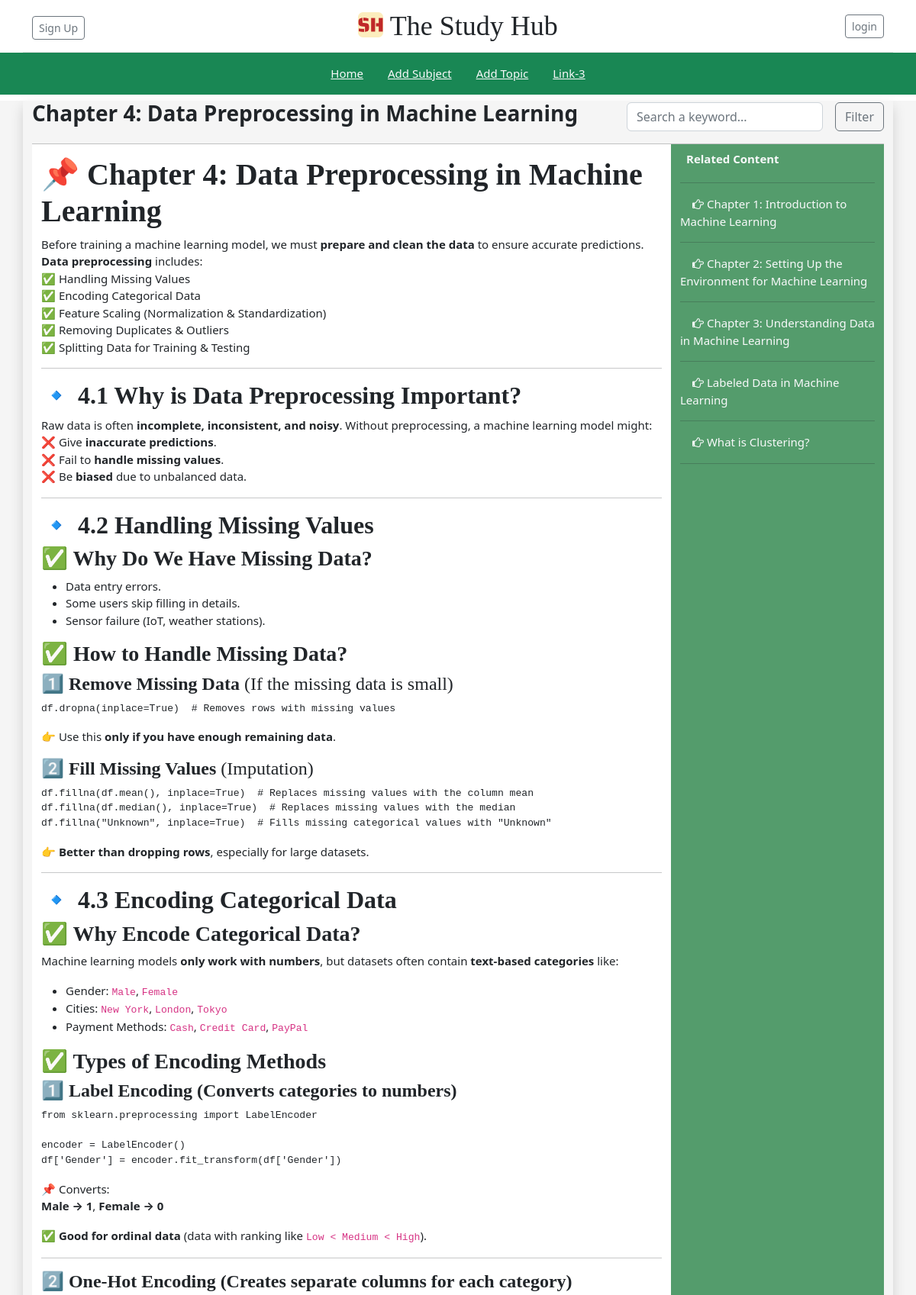
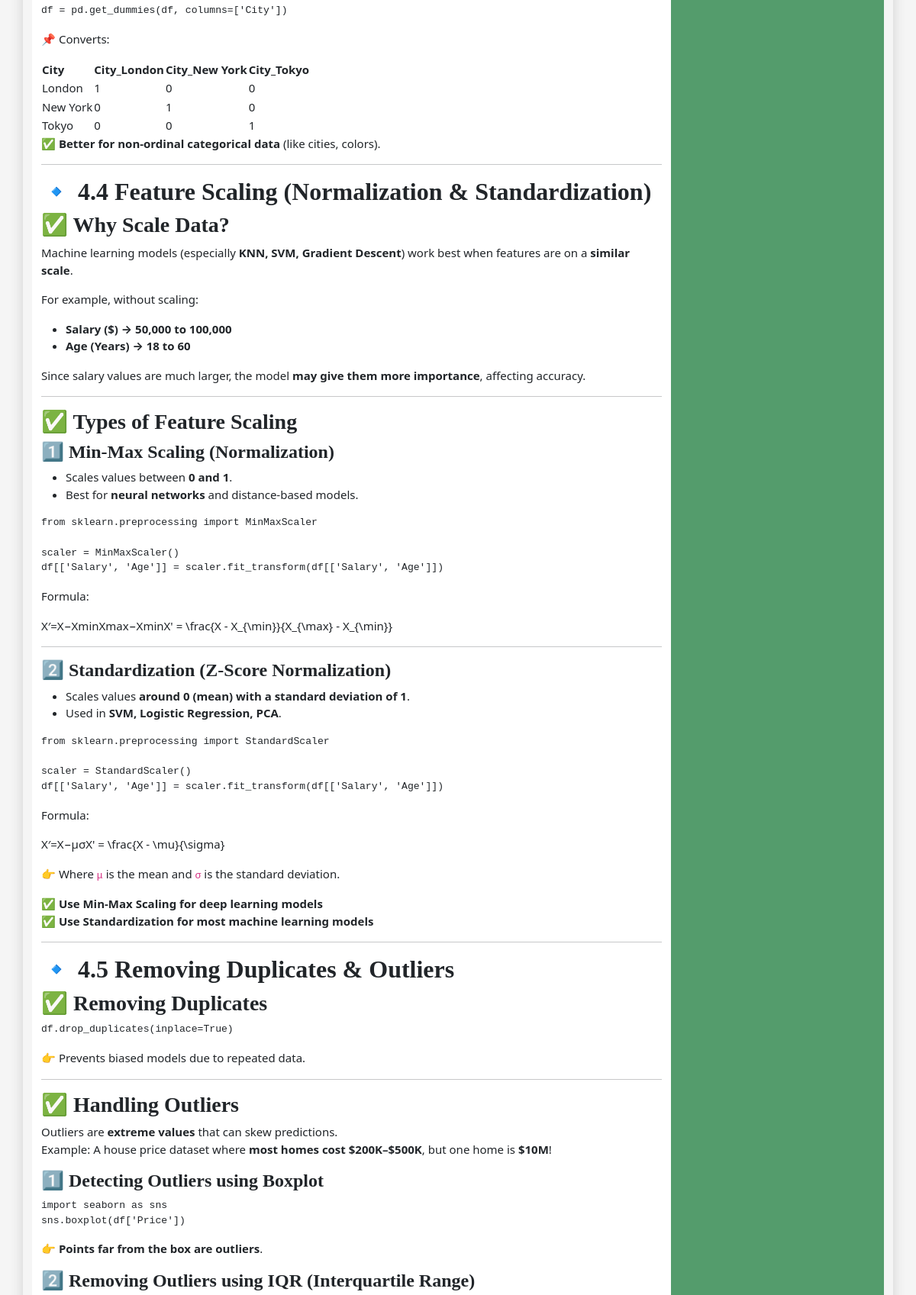
Page /topic-details/?topic=Chapter 4: Data Preprocessing in Machine Learning (upper part) on the committed database (2 pictures, top to bottom).
### study_app/models.py (models this page shows, shortened)
class Topic(models.Model):
    id = models.UUIDField(primary_key=True, default=uuid.uuid4, editable=False)
    subject = models.ForeignKey(Subject, on_delete=models.CASCADE)
    name = models.CharField(max_length=100)
    description = models.TextField()
    created_at = models.DateTimeField(auto_now_add=True)
    updated_at = models.DateTimeField(auto_now=True)

### study_app/views.py (the view)
# urls.py: path("topic-details/", TopicDetailView.as_view(), name="topic_details"),
class TopicDetailView(DetailView):
    model = Topic
    template_name = "study/topic/topic_details.html"
    context_object_name = "topic"  # Custom name for the object
    def get_object(self, queryset=None):
        topic_name = self.request.GET.get("topic")
        return get_object_or_404(Topic, name=topic_name)
    def get_context_data(self, **kwargs):
        context = super().get_context_data(**kwargs)
        topic = self.get_object()
        context["related_topic"] = Topic.objects.filter(subject=topic.subject).exclude(name=topic.name).order_by("name")
        return context

### study_app/context_processors.py (called while the page is built)
def site_context(request):
    title = "The Study Hub"
    return {
        "title":title,
    }

### templates/study/topic/topic_details.html (shortened to what this page needs)
{% extends 'master.html' %}{% load static %}
{% block headblock %}{{ topic.name }}
{% endblock %}
{% block mainblock %}
<div class="container-fluid" style="height: 100vh;">
    <div class="row" style="height: 100%;">
        <div class="col-md-9" style="height: 100%; overflow-y: auto;">
            <p style="text-align: justify;" >
                {{ topic.description|safe }}
            </p>
        </div>
        <div class="col-md-3" style="background-color: rgb(84, 156, 108); height: 100%; overflow-y: auto;">
            <p class="p-1 m-1 text-light fw-bold"> Related Content</p>
            <hr/>
            <ul class="list-unstyled">
                {% for topic in related_topic %}
                    <li>
                        <a  href="{% url 'topic_details' %}?topic={{topic.name|urlencode}}" class="ms-3 text-light">
                            <i class="fa fa-hand-o-right" aria-hidden="true"></i> {{ topic.name }}
                        </a>
                        <hr/>
                    </li>
                {% endfor %}
            </ul>
        </div>
    </div>
</div>
{% endblock %}

### static/home.css (style rules this page uses)
h1, h2, h3, h4, h5, h6 { font-family: "Playfair Display", Georgia, "Times New Roman", serif; }

### templates/master.html (style rules this page uses)
html { box-sizing: border-box; }
*, *::before, *::after { box-sizing: inherit; }
body { font-size: 15px; }
a { text-decoration: none; color: black; }

### rows in the picture
Topic: name "Chapter 4: Data Preprocessing in Machine Learning", description "📌 Chapter 4: Data Preprocessing in Machine Learning Before training a machine learning model, we must prepare and clean the data to ensure accurate predictions. Data preprocessing includes: ✅ Handling Missing Values ✅ Encoding Categorical Data ✅ Feature Scaling (Normalization & Standardization) ✅ Removing Duplicates & Outliers ✅ Splitting Data for Training & Testing 🔹 4.1 Why is Data Preprocessing Important? Raw data is often incomplete, inconsistent, and noisy . Without preprocessing, a machine learning model might: ❌ Give inaccurate predictions . ❌ Fail to handle missing values . ❌ Be biased due to unbalanced data. 🔹 4.2 Handling Missing Values ✅ Why Do We Have Missing Data? Data entry…"
Topic: name "Chapter 1: Introduction to Machine Learning"
Topic: name "Chapter 2: Setting Up the Environment for Machine Learning"
Topic: name "Chapter 3: Understanding Data in Machine Learning"
Topic: name "Labeled Data in Machine Learning"
Topic: name "What is Clustering?"

### other values in the picture
{{ title }} "The Study Hub"
